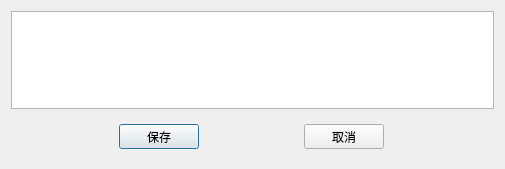
<?xml version="1.0" encoding="UTF-8"?>
<ui version="4.0">
 <class>DialogInputUser</class>
 <widget class="QDialog" name="DialogInputUser">
  <property name="geometry">
   <rect>
    <x>0</x>
    <y>0</y>
    <width>505</width>
    <height>169</height>
   </rect>
  </property>
  <property name="windowTitle">
   <string>输入用户</string>
  </property>
  <property name="windowIcon">
   <iconset resource="res.qrc">
    <normaloff>:/image/icon.png</normaloff>:/image/icon.png</iconset>
  </property>
  <property name="styleSheet">
   <string notr="true"/>
  </property>
  <layout class="QVBoxLayout" name="verticalLayout">
   <item>
    <widget class="QTableWidget" name="tableWidget"/>
   </item>
   <item>
    <widget class="QWidget" name="widget" native="true">
     <layout class="QHBoxLayout" name="horizontalLayout">
      <item>
       <widget class="QPushButton" name="btn_save">
        <property name="minimumSize">
         <size>
          <width>80</width>
          <height>25</height>
         </size>
        </property>
        <property name="maximumSize">
         <size>
          <width>80</width>
          <height>25</height>
         </size>
        </property>
        <property name="text">
         <string>保存</string>
        </property>
       </widget>
      </item>
      <item>
       <widget class="QPushButton" name="btn_cancle">
        <property name="minimumSize">
         <size>
          <width>80</width>
          <height>25</height>
         </size>
        </property>
        <property name="maximumSize">
         <size>
          <width>80</width>
          <height>25</height>
         </size>
        </property>
        <property name="text">
         <string>取消</string>
        </property>
       </widget>
      </item>
     </layout>
    </widget>
   </item>
  </layout>
 </widget>
 <resources>
  <include location="res.qrc"/>
 </resources>
 <connections/>
</ui>
